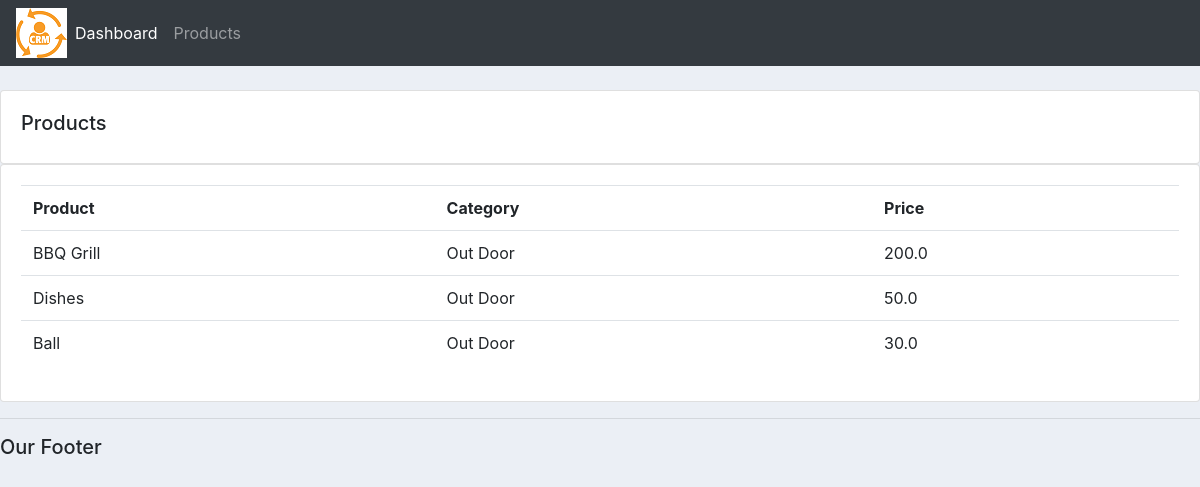
Screenshot of /products/ with the database file from the repository.
### Account/models.py (models this page shows, shortened)
class Product(models.Model):
    CATEGORY=(('Indoor','Indoor'),('Out Door','Out Door'))
    name = models.CharField(max_length=200,null=True)
    price = models.FloatField(null=True)
    category = models.CharField(max_length=200,null=True,choices=CATEGORY)
    description = models.CharField(max_length=200,null=True)
    date_created = models.DateTimeField(auto_now_add=True,null=True)
    tag=models.ManyToManyField(Tag)

### Account/views.py (the view)
# urls.py: path('products/',views.product,name="product"),
def product(request):
    products=Product.objects.all()
    return render(request,'Account/product.html',{'products':products})

### Account/templates/Account/product.html
{% extends 'Account/Main.html' %}
{% block content%}
<html>
    <br>
    <div class="row">
        <div class="col-md">
            <div class="card card-body">
                <h5>Products</h5>
            </div>
            <div class="card card-body">
                <table class="table">
                    <tr>
                        <th>Product</th>
                        <th>Category</th>
                        <th>Price</th>
                    </tr>
                    {% for i in products%}
                    <tr>
                        <td>{{i.name}}</td>
                        <td>{{i.category}}</td>
                        <td>{{i.price}}</td>
                    </tr>
                    {% endfor%}
                </table>
            </div>
        </div>
    </div>
{% endblock %}

### Account/static/css/main.css (style rules this page uses)
body { background-color: #ebeff5; }

### rows the page displays
Product: name "BBQ Grill", category "Out Door", price "200.0"
Product: name "Dishes", category "Out Door", price "50.0"
Product: name "Ball", category "Out Door", price "30.0"
